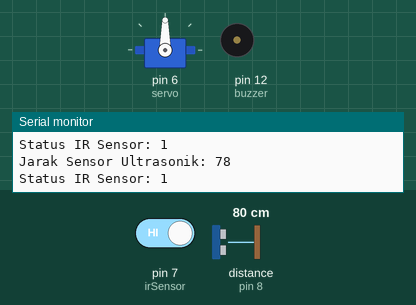
The sketch below on a simulated Arduino Uno, built with avr-gcc and run on an emulated ATmega328P. On the bench: servo, buzzer (waves = sounding), the last lines printed to the serial monitor. Wiring (inferred from the names in the program): ultrasonic range finder: trigger pin 9; echo pin 8. Inputs (shaded band) come from the test bench; at power-on: pin 7 (irSensor) HIGH, distance to the obstacle (sensor on pin 8) 80 cm. The echo pulse lasts 58.3 µs per cm.

Above: at 1.3 s.
1.4 s: pin 7 (irSensor) driven LOW
At 1.9 s:
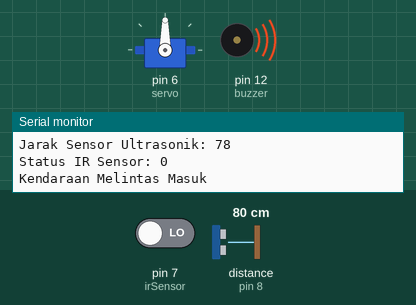
4.4 s: distance to the obstacle (sensor on pin 8) set to 25 cm
7.4 s: distance to the obstacle (sensor on pin 8) set to 19 cm
At 8.3 s:
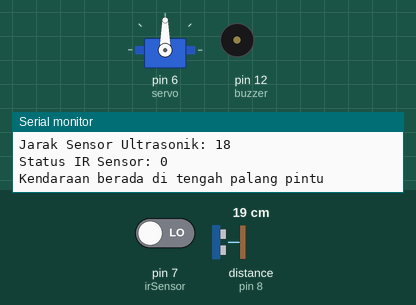
9.6 s: pin 7 (irSensor) driven HIGH
At 10.8 s:
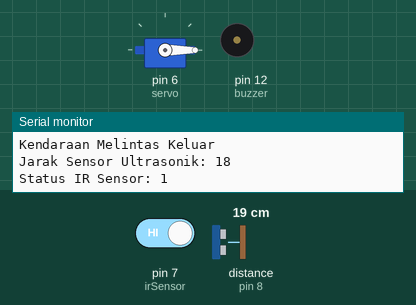
Timing chart, 0 to 12.2 s (numbered marks = the images above; inputs shaded):
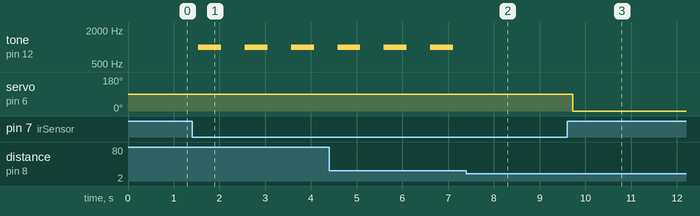

The sketch:

belajar-palang-pintu-otomatis.ino
```cpp
#include <Servo.h>

Servo servo;

int trig1 = 9;
int echo1 = 8;
int irSensor = 7;  // Menggunakan pin 7 untuk IR sensor
int buzzer = 12;

long durasi, jarak;
unsigned long stopTime = 0; // Waktu ketika kendaraan berhenti di tengah
bool vehicleStopped = false; // Status untuk melacak apakah kendaraan berhenti

void setup() {
  servo.attach(6);
  servo.write(90);  // Mulai dengan palang pintu tertutup pada sudut 90 derajat
  Serial.begin(9600);

  pinMode(trig1, OUTPUT);
  pinMode(echo1, INPUT);
  pinMode(irSensor, INPUT);  // Set IR sensor sebagai input
  pinMode(buzzer, OUTPUT);   // Set pin buzzer sebagai output
}

void loop() {
  // Sensor Ultrasonik (Exit sensor)
  digitalWrite(trig1, LOW);
  delayMicroseconds(2);
  digitalWrite(trig1, HIGH);
  delayMicroseconds(10);
  digitalWrite(trig1, LOW);
  durasi = pulseIn(echo1, HIGH);
  jarak = (durasi * 0.034) / 2;

  // Baca status IR sensor (Entry sensor)
  int irStatus = digitalRead(irSensor);

  // Tampilkan jarak dari sensor ultrasonik untuk debugging
  Serial.print("Jarak Sensor Ultrasonik: ");
  Serial.println(jarak);
  Serial.print("Status IR Sensor: ");
  Serial.println(irStatus);

  // Logika kontrol palang pintu dan alarm
  if (jarak < 20 && irStatus == HIGH) {
    // Kendaraan meninggalkan kompleks
    servo.write(0);  // Buka palang pintu ke 0 derajat
    Serial.println("Kendaraan Melintas Keluar");
    noTone(buzzer);
    stopTime = 0;  // Reset stop time karena kendaraan sudah pergi
    vehicleStopped = false;
  }
  else if (irStatus == LOW && jarak > 20) {
    // Kendaraan memasuki kompleks
    servo.write(90);  // Tutup palang pintu ke 90 derajat
    Serial.println("Kendaraan Melintas Masuk");
    tone(buzzer, 1000);  // Bunyi bip singkat
    delay(500);
    noTone(buzzer);
    stopTime = 0;  // Reset stop time karena kendaraan baru masuk
    vehicleStopped = false;
  }
  else if (irStatus == LOW && jarak < 20) {
    // Kendaraan berada di tengah palang pintu
    Serial.println("Kendaraan berada di tengah palang pintu");
    servo.write(90);  // Tetap tutup palang pintu
    if (!vehicleStopped) {
      stopTime = millis();  // Mulai penghitungan waktu ketika kendaraan berhenti
      vehicleStopped = true;
    }
  }

  // Cek jika kendaraan berhenti lebih dari 5 detik di tengah
  if (vehicleStopped && (millis() - stopTime > 5000)) {
    tone(buzzer, 1000);  // Bunyi bip terus-menerus jika kendaraan berhenti lebih dari 5 detik
  }

  delay(500);  // Delay kecil untuk pembacaan sensor yang lebih stabil
}
```

Measured:
- the behaviour switches between 22 and 21 cm on distance to the obstacle (sensor on pin 8) (found by bisection; images 1 and 2)
- after the input at 1.4 s, tone on pin 12 (buzzer): alternates 1000 Hz for 0.50 s and silent for 0.52 s, starting after 0.13 s
- after the input at 7.4 s, tone on pin 12 (buzzer): stops changing and stays silent
- after the input at 9.6 s, servo on pin 6 (servo): 90° → 0° after 0.13 s
